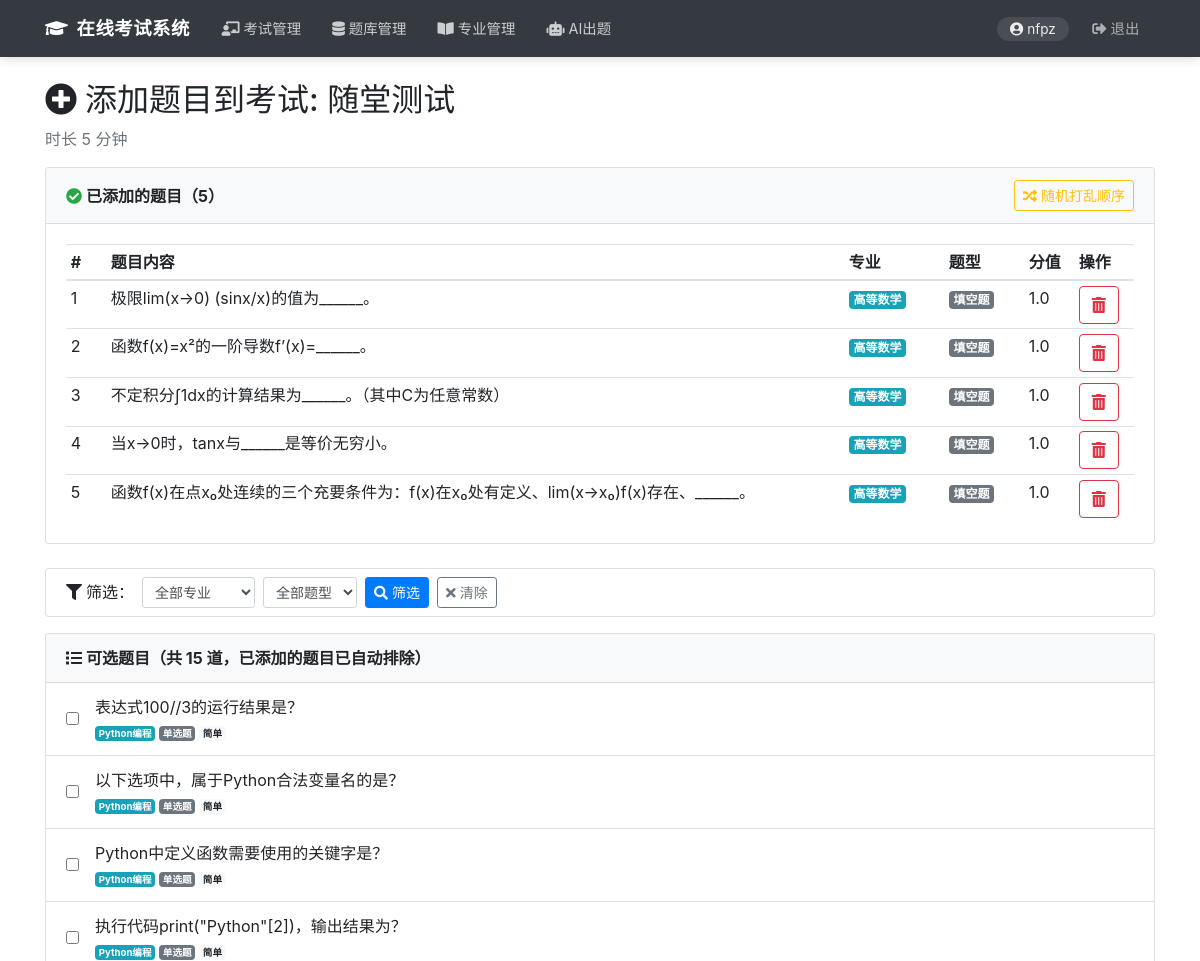
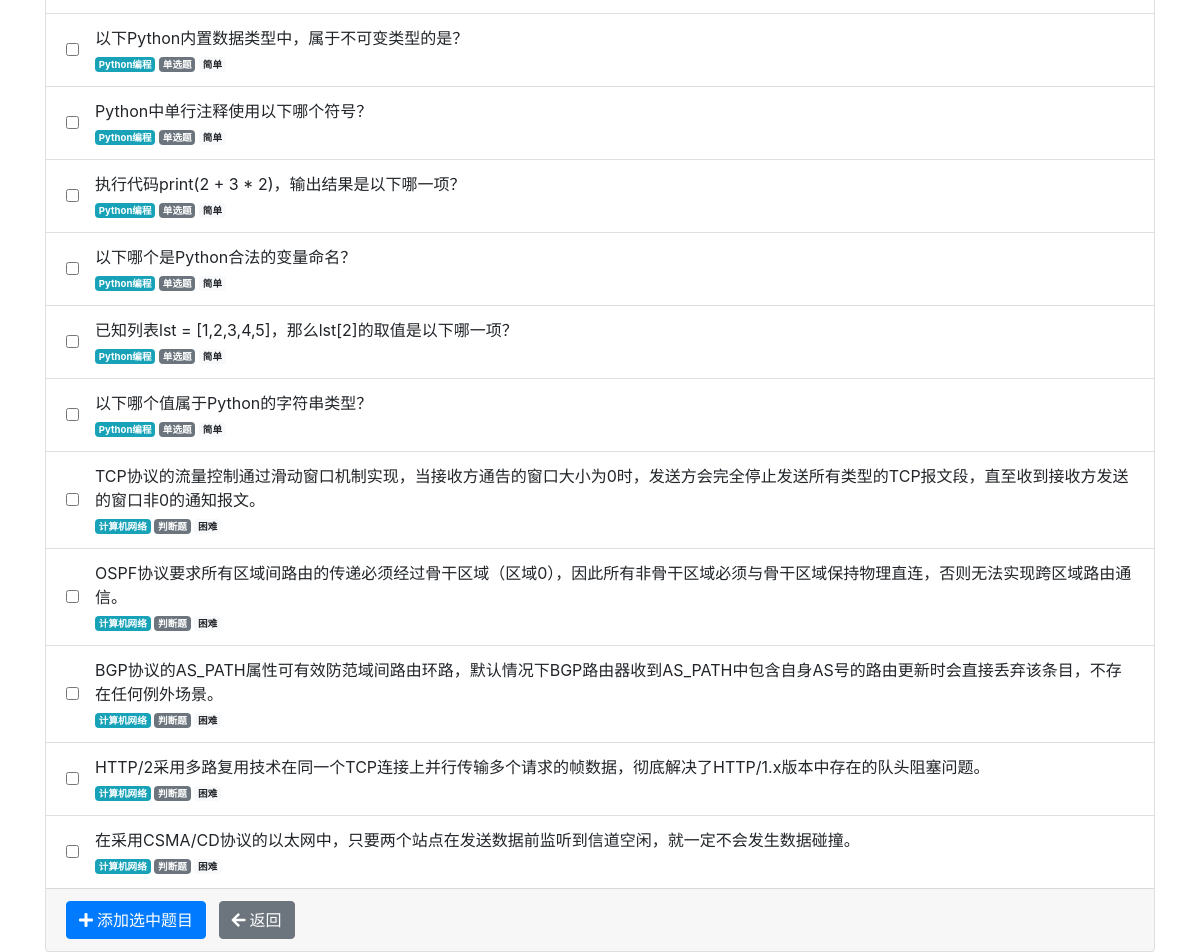
/exams/1/add_questions (signed in), run on the app's committed database (2 pictures, top to bottom).
### database/models.py (models this page shows, shortened)
class User(db.Model, UserMixin):
    id = db.Column(db.Integer, primary_key=True)
    username = db.Column(db.String(20), unique=True, nullable=False)
    email = db.Column(db.String(120), unique=True)  # , nullable=False)
    password_hash = db.Column(db.String(60), nullable=False)
    role = db.Column(db.String(20), nullable=False)
    created_at = db.Column(db.DateTime, nullable=False, default=datetime.utcnow)
    def is_teacher(self):
        return self.role == RoleEnum.TEACHER

class Exam(db.Model):
    id = db.Column(db.Integer, primary_key=True)
    title = db.Column(db.String(100), nullable=False)
    description = db.Column(db.Text)
    start_time = db.Column(db.DateTime, nullable=False)
    end_time = db.Column(db.DateTime, nullable=False)
    duration = db.Column(db.Integer, nullable=False)  # 分钟
    status = db.Column(db.String(20), nullable=False, default=ExamStatusEnum.DRAFT)
    creator_id = db.Column(db.Integer, db.ForeignKey('user.id'), nullable=False)
    created_at = db.Column(db.DateTime, nullable=False, default=datetime.utcnow)
    creator = db.relationship('User', backref='exams', lazy=True)
    exam_questions = db.relationship('ExamQuestion', backref='exam', lazy=True)
    exam_students = db.relationship('ExamStudent', backref='exam', lazy=True)
    sessions = db.relationship('ExamSession', backref='exam', lazy=True)
    results = db.relationship('Result', backref='exam', lazy=True)

class ExamQuestion(db.Model):
    exam_id = db.Column(db.Integer, db.ForeignKey('exam.id'), primary_key=True)
    question_id = db.Column(db.Integer, db.ForeignKey('question.id'), primary_key=True)
    score = db.Column(db.Float, nullable=False, default=1.0)
    order = db.Column(db.Integer, nullable=False)
    question = db.relationship('Question')

class Question(db.Model):
    id = db.Column(db.Integer, primary_key=True)
    content = db.Column(db.Text, nullable=False)
    options = db.Column(db.Text)  # JSON格式存储选项
    answer = db.Column(db.Text, nullable=False)
    analysis = db.Column(db.Text)
    major_id = db.Column(db.Integer, db.ForeignKey('major.id'), nullable=False)
    type = db.Column(db.String(20), nullable=False)
    difficulty = db.Column(db.String(20), nullable=False)
    created_at = db.Column(db.DateTime, nullable=False, default=datetime.utcnow)

class Major(db.Model):
    id = db.Column(db.Integer, primary_key=True)
    name = db.Column(db.String(50), unique=True, nullable=False)
    description = db.Column(db.Text)
    questions = db.relationship('Question', backref='major', lazy=True, cascade='all, delete-orphan')

### exam/routes.py (the view, shortened to what this page needs)
@exam_bp.route("/exams/<int:id>/add_questions", methods=['GET', 'POST'])
@login_required
def add_questions(id):
    if not current_user.is_teacher():
        flash('无权访问', 'danger')
        return redirect(url_for('home'))
    exam = Exam.query.get_or_404(id)
    if exam.creator_id != current_user.id:
        flash('无权修改此考试', 'danger')
        return redirect(url_for('exam.dashboard'))
    filter_major_id = request.args.get('major_id', type=int)
    filter_type = request.args.get('type', '')
    added_ids = [eq.question_id for eq in exam.exam_questions]
    query = Question.query.filter(Question.id.notin_(added_ids))
    if filter_major_id:
        query = query.filter_by(major_id=filter_major_id)
    if filter_type:
        query = query.filter_by(type=filter_type)
    questions = query.all()
    majors = Major.query.all()
    type_labels = {
        'single_choice': '单选题', 'multiple_choice': '多选题',
        'fill_blank': '填空题', 'true_false': '判断题',
        'short_answer': '问答题', 'programming': '编程题',
        'application': '应用题', 'calculation': '计算题',
    }
    return render_template('exam/add_questions.html',
                           exam=exam,
                           questions=questions,
                           majors=majors,
                           type_labels=type_labels,
                           filter_major_id=filter_major_id,
                           filter_type=filter_type)

### app.py (called while the page is built, shortened)
@login_manager.user_loader
def load_user(user_id):
    from database.models import User
    return db.session.get(User, int(user_id))

@app.before_request
def auto_end_expired_exams():
    from database.models import Exam, ExamSession, ExamStatusEnum, Answer, ExamQuestion, Result, Question, QuestionTypeEnum
    OBJECTIVE_TYPES = {'single_choice', 'multiple_choice', 'true_false', 'fill_blank'}
    try:
        now = datetime.now()
        expired_exams = Exam.query.filter(
            Exam.status == ExamStatusEnum.PUBLISHED,
            Exam.end_time < now
        ).all()
        if expired_exams:
            db.session.commit()
    except Exception:
        db.session.rollback()

### templates/exam/add_questions.html (shortened to what this page needs)
<!DOCTYPE html>
<html lang="zh-CN">
<head>
    <link rel="stylesheet" href="https://maxcdn.bootstrapcdn.com/bootstrap/4.5.2/css/bootstrap.min.css">
    <link rel="stylesheet" href="https://cdnjs.cloudflare.com/ajax/libs/font-awesome/5.15.4/css/all.min.css">
</head>
<body>
    {% include 'layout/header.html' %}
    <div class="container mt-4">
        <h2><i class="fas fa-plus-circle mr-2"></i>添加题目到考试: {{ exam.title }}</h2>
        <p class="text-muted">时长 {{ exam.duration }} 分钟</p>
        <div class="card mb-4">
            <div class="card-header bg-light d-flex justify-content-between align-items-center">
                <strong><i class="fas fa-check-circle mr-1 text-success"></i>已添加的题目（{{ exam.exam_questions|length }}）</strong>
                {% if exam.exam_questions|length >= 2 %}
                <form method="POST" action="{{ url_for('exam.shuffle_questions', id=exam.id) }}" class="mb-0">
                    <button type="submit" class="btn btn-sm btn-outline-warning"
                            onclick="return confirm('确定要随机打乱题目顺序吗？')">
                        <i class="fas fa-random mr-1"></i>随机打乱顺序
                    </button>
                </form>
                {% endif %}
            </div>
            <div class="card-body">
                {% if exam.exam_questions %}
                    <table class="table table-sm table-hover added-table mb-0">
                        <thead>
                            <tr><th width="40">#</th><th>题目内容</th><th width="100">专业</th><th width="80">题型</th><th width="50">分值</th><th width="60">操作</th></tr>
                        </thead>
                        <tbody>
                            {% for eq in exam.exam_questions|sort(attribute='order') %}
                            <tr>
                                <td>{{ eq.order }}</td>
                                <td>{{ eq.question.content[:60] }}{% if eq.question.content|length > 60 %}...{% endif %}</td>
                                <td><span class="badge badge-info">{{ eq.question.major.name }}</span></td>
                                <td><span class="badge badge-secondary">{{ type_labels.get(eq.question.type, eq.question.type) }}</span></td>
                                <td>{{ eq.score }}</td>
                                <td>
                                    <form method="POST" action="{{ url_for('exam.remove_question', id=exam.id, question_id=eq.question.id) }}" class="d-inline">
                                        <button type="submit" class="btn btn-outline-danger remove-btn"
                                                onclick="return confirm('确定移除此题？')">
                                            <i class="fas fa-trash-alt"></i>
                                        </button>
                                    </form>
                                </td>
                            </tr>
                            {% endfor %}
                        </tbody>
                    </table>
                {% else %}
                    <p class="text-muted mb-0"><i class="fas fa-inbox mr-1"></i>暂无题目，请从下方选择添加</p>
                {% endif %}
            </div>
        </div>
        <div class="card mb-3">
            <div class="card-body py-2">
                <form method="GET" class="form-inline">
                    <label class="mr-2"><i class="fas fa-filter mr-1"></i>筛选：</label>
                    <select name="major_id" class="form-control form-control-sm mr-2">
                        <option value="">全部专业</option>
                    </select>
                    <select name="type" class="form-control form-control-sm mr-2">
                        <option value="">全部题型</option>
                    </select>
                    <button type="submit" class="btn btn-sm btn-primary mr-2">
                        <i class="fas fa-search mr-1"></i>筛选
                    </button>
                    <a href="{{ url_for('exam.add_questions', id=exam.id) }}" class="btn btn-sm btn-outline-secondary">
                        <i class="fas fa-times mr-1"></i>清除
                    </a>
                </form>
            </div>
        </div>
        <form method="POST">
            <div class="card">
                <div class="card-header bg-light">
                    <strong><i class="fas fa-list mr-1"></i>可选题目（共 {{ questions|length }} 道，已添加的题目已自动排除）</strong>
                </div>
                <div class="card-body p-0">
                    {% if questions %}
                        <div class="list-group list-group-flush">
                            {% for question in questions %}
                                <label class="list-group-item d-flex align-items-center mb-0">
                                    <input type="checkbox" name="question_ids" value="{{ question.id }}" class="mr-3">
                                    <div>
                                        <div>{{ question.content[:80] }}{% if question.content|length > 80 %}...{% endif %}</div>
                                        <small class="text-muted">
                                            <span class="badge badge-info">{{ question.major.name }}</span>
                                            <span class="badge badge-secondary">{{ type_labels.get(question.type, question.type) }}</span>
                                            <span class="badge badge-light">
                                                {% set diff_labels = {'easy':'简单','medium':'中等','hard':'困难'} %}
                                                {{ diff_labels.get(question.difficulty, question.difficulty) }}
                                            </span>
                                        </small>
                                    </div>
                                </label>
                            {% endfor %}
                        </div>
                    {% else %}
                        <div class="p-4 text-center text-muted">
                            <i class="fas fa-search fa-2x mb-2"></i>
                            <p>没有符合筛选条件的可选题目</p>
                        </div>
                    {% endif %}
                </div>
                {% if questions %}
                <div class="card-footer">
                    <button type="submit" class="btn btn-primary">
                        <i class="fas fa-plus mr-1"></i>添加选中题目
                    </button>
                    <a href="{{ url_for('exam.dashboard') }}" class="btn btn-secondary ml-2">
                        <i class="fas fa-arrow-left mr-1"></i>返回
                    </a>
                </div>
                {% endif %}
            </div>
        </form>
    </div>
</body>
</html>

### templates/layout/header.html (shortened to what this page needs)
<!DOCTYPE html>
<html lang="zh-CN">
<head>
    <link rel="stylesheet" href="https://maxcdn.bootstrapcdn.com/bootstrap/4.5.2/css/bootstrap.min.css">
    <link rel="stylesheet" href="https://cdnjs.cloudflare.com/ajax/libs/font-awesome/5.15.4/css/all.min.css">
</head>
<body>
    <nav class="navbar navbar-expand-lg navbar-dark bg-dark">
        <div class="container">
            <a class="navbar-brand" href="/">
                <i class="fas fa-graduation-cap mr-2"></i>在线考试系统
            </a>
            <div class="collapse navbar-collapse" id="mainNav">
                <ul class="navbar-nav mr-auto">
                    {% if current_user.is_authenticated %}
                        {% if current_user.is_teacher() %}
                            <li class="nav-item">
                                <a class="nav-link" data-path="/dashboard" href="{{ url_for('exam.dashboard') }}">
                                    <i class="fas fa-chalkboard-teacher mr-1"></i>考试管理
                                </a>
                            </li>
                            <li class="nav-item">
                                <a class="nav-link" data-path="/questions" href="{{ url_for('question_bank.list_questions') }}">
                                    <i class="fas fa-database mr-1"></i>题库管理
                                </a>
                            </li>
                            <li class="nav-item">
                                <a class="nav-link" data-path="/majors" href="{{ url_for('question_bank.manage_majors') }}">
                                    <i class="fas fa-book-open mr-1"></i>专业管理
                                </a>
                            </li>
                            <li class="nav-item">
                                <a class="nav-link" data-path="/ai/generate" href="{{ url_for('ai.generate_questions') }}">
                                    <i class="fas fa-robot mr-1"></i>AI出题
                                </a>
                            </li>
                        {% endif %}
                    {% endif %}
                </ul>
                <ul class="navbar-nav align-items-center">
                    {% if current_user.is_authenticated %}
                        <li class="nav-item">
                            <span class="user-badge">
                                <i class="fas fa-user-circle mr-1"></i>{{ current_user.username }}
                            </span>
                        </li>
                        <li class="nav-item">
                            <a class="nav-link logout-link" href="{{ url_for('auth.logout') }}">
                                <i class="fas fa-sign-out-alt mr-1"></i>退出
                            </a>
                        </li>
                    {% endif %}
                </ul>
            </div>
        </div>
    </nav>

### templates/exam/add_questions.html (style rules this page uses)
.remove-btn { padding: 2px 8px; font-size: 0.8rem; }

### templates/layout/header.html (style rules this page uses)
.navbar { box-shadow: 0 2px 10px rgba(0,0,0,0.15); padding: 0.6rem 1rem; }
.navbar-brand { font-weight: 700; font-size: 1.15rem; letter-spacing: 0.5px; }
.navbar .nav-link { padding: 0.5rem 0.85rem !important; border-radius: 6px; margin: 0 2px; font-size: 0.9rem; transition: all 0.2s ease; color: rgba(255,255,255,0.75) !important; }
.navbar .user-badge { color: rgba(255,255,255,0.9); font-size: 0.85rem; background: rgba(255,255,255,0.1); border-radius: 20px; padding: 0.25rem 0.8rem; margin-right: 0.5rem; }
.navbar .nav-link.logout-link { color: rgba(255,255,255,0.6) !important; }

### data on the page
User: username "nfpz"
Exam: title "随堂测试", duration "5"
ExamQuestion: order "1", question "极限lim(x→0) (sinx/x)的值为______。", question.major.name "高等数学", score "1.0"
Question: get "填空题"
ExamQuestion: order "2", question "函数f(x)=x²的一阶导数f’(x)=______。", question.major.name "高等数学", score "1.0"
Question: get "填空题"
ExamQuestion: order "3", question "不定积分∫1dx的计算结果为______。（其中C为任意常数）", question.major.name "高等数学", score "1.0"
Question: get "填空题"
ExamQuestion: order "4", question "当x→0时，tanx与______是等价无穷小。", question.major.name "高等数学", score "1.0"
Question: get "填空题"
ExamQuestion: order "5", question "函数f(x)在点x₀处连续的三个充要条件为：f(x)在x₀处有定义、lim(x→x₀)f(x)存在、______。", question.major.name "高等数学", score "1.0"
Question: get "填空题"
Question: content "表达式100//3的运行结果是？", major.name "Python编程", get "单选题", get "简单"
Question: content "以下选项中，属于Python合法变量名的是？", major.name "Python编程", get "单选题", get "简单"
Question: content "Python中定义函数需要使用的关键字是？", major.name "Python编程", get "单选题", get "简单"
Question: content "执行代码print(\"Python\"[2])，输出结果为？", major.name "Python编程", get "单选题", get "简单"
Question: content "以下Python内置数据类型中，属于不可变类型的是？", major.name "Python编程", get "单选题", get "简单"
Question: content "Python中单行注释使用以下哪个符号？", major.name "Python编程", get "单选题", get "简单"
Question: content "执行代码print(2 + 3 * 2)，输出结果是以下哪一项？", major.name "Python编程", get "单选题", get "简单"
Question: content "以下哪个是Python合法的变量命名？", major.name "Python编程", get "单选题", get "简单"
Question: content "已知列表lst = [1,2,3,4,5]，那么lst[2]的取值是以下哪一项？", major.name "Python编程", get "单选题", get "简单"
Question: content "以下哪个值属于Python的字符串类型？", major.name "Python编程", get "单选题", get "简单"
Question: content "TCP协议的流量控制通过滑动窗口机制实现，当接收方通告的窗口大小为0时，发送方会完全停止发送所有类型的TCP报文段，直至收到接收方发送的窗口非0的通知报文。", major.name "计算机网络", get "判断题", get "困难"
Question: content "OSPF协议要求所有区域间路由的传递必须经过骨干区域（区域0），因此所有非骨干区域必须与骨干区域保持物理直连，否则无法实现跨区域路由通信。", major.name "计算机网络", get "判断题", get "困难"
Question: content "BGP协议的AS_PATH属性可有效防范域间路由环路，默认情况下BGP路由器收到AS_PATH中包含自身AS号的路由更新时会直接丢弃该条目，不存在任何例外场景。", major.name "计算机网络", get "判断题", get "困难"
Question: content "HTTP/2采用多路复用技术在同一个TCP连接上并行传输多个请求的帧数据，彻底解决了HTTP/1.x版本中存在的队头阻塞问题。", major.name "计算机网络", get "判断题", get "困难"
Question: content "在采用CSMA/CD协议的以太网中，只要两个站点在发送数据前监听到信道空闲，就一定不会发生数据碰撞。", major.name "计算机网络", get "判断题", get "困难"

### other printed values
{{ exam.exam_questions|length }} "5"
{{ questions|length }} "15"
